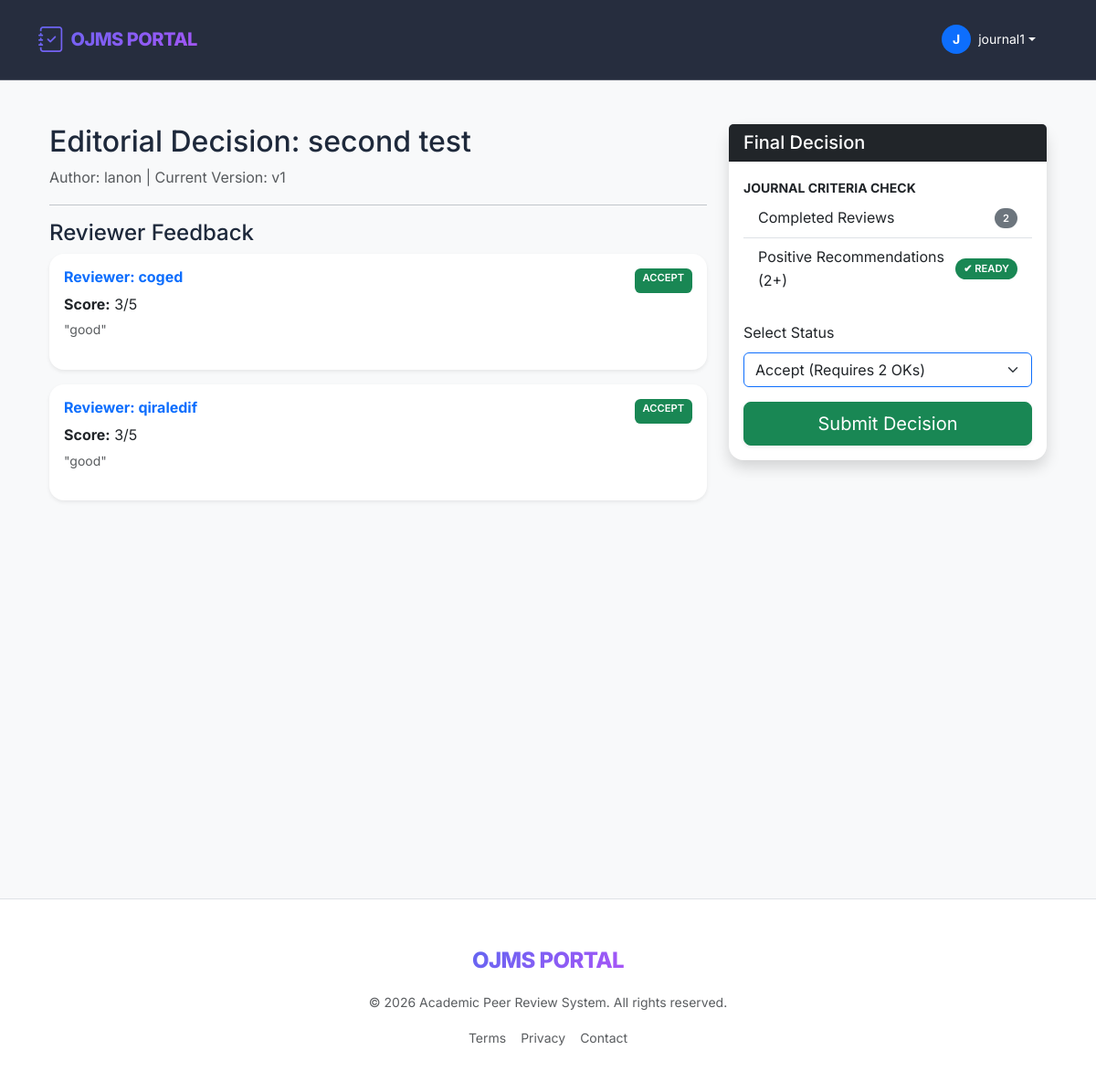
Page /submissions/decision/2/ (signed in) on the committed database.
### users/models.py (models this page shows, shortened)
class CustomUser(AbstractUser):
    ADMIN = 'ADMIN'
    EDITOR = 'EDITOR'
    REVIEWER = 'REVIEWER'
    AUTHOR = 'AUTHOR'
    ROLE_CHOICES = [
        (ADMIN, 'Administrator'),
        (EDITOR, 'Editor'),
        (REVIEWER, 'Reviewer'),
        (AUTHOR, 'Author'),
    ]
    role = models.CharField(max_length=10, choices=ROLE_CHOICES, default=AUTHOR)
    institution = models.CharField(max_length=255, blank=True, null=True)
    expertise = models.CharField(max_length=255, blank=True, null=True, help_text="Comma-separated areas of expertise")

### submissions/models.py (models this page shows, shortened)
class Manuscript(models.Model):
    SUBMITTED = 'SUBMITTED'
    UNDER_REVIEW = 'UNDER_REVIEW'
    DECISION_READY = 'DECISION_READY'
    ACCEPTED = 'ACCEPTED'
    REJECTED = 'REJECTED'
    REVISION_REQ = 'REVISION_REQ'
    STATUS_CHOICES = [
        (SUBMITTED, 'Submitted'),
        (UNDER_REVIEW, 'Under Review'),
        (DECISION_READY, 'Decision Ready'),
        (ACCEPTED, 'Accepted'),
        (REJECTED, 'Rejected'),
        (REVISION_REQ, 'Revision Required'),
    ]
    title = models.CharField(max_length=255)
    abstract = models.TextField()
    author = models.ForeignKey(
        settings.AUTH_USER_MODEL,
        on_delete=models.CASCADE,
        related_name='manuscripts'
    )
    file = models.FileField(upload_to='manuscripts/')
    version = models.IntegerField(default=1)
    status = models.CharField(max_length=20, choices=STATUS_CHOICES, default=SUBMITTED)
    submission_date = models.DateTimeField(auto_now_add=True)
    updated_at = models.DateTimeField(auto_now=True)
    editor = models.ForeignKey(
        settings.AUTH_USER_MODEL,
        on_delete=models.SET_NULL,
        null=True,
        blank=True,
        related_name='assigned_manuscripts',
        limit_choices_to={'role': 'EDITOR'}
    )
    class Meta:
        ordering = ['-submission_date']
    def is_ready_for_decision(self):
        positive_recommendations = ['ACCEPT', 'REVISE']
        ok_count = self.reviews.filter(
            status='COMPLETED',
            recommendation__in=positive_recommendations
        ).count()
        return ok_count >= 2

class Review(models.Model):
    PENDING = 'PENDING'
    COMPLETED = 'COMPLETED'
    STATUS_CHOICES = [
        (PENDING, 'Pending'),
        (COMPLETED, 'Completed'),
    ]
    manuscript = models.ForeignKey(Manuscript, on_delete=models.CASCADE, related_name='reviews')
    reviewer = models.ForeignKey(
        settings.AUTH_USER_MODEL,
        on_delete=models.CASCADE,
        limit_choices_to={'role': 'REVIEWER'}
    )
    comments = models.TextField(blank=True, null=True)
    score = models.IntegerField(choices=[(i, i) for i in range(1, 6)], blank=True, null=True)
    recommendation = models.CharField(
        max_length=20,
        choices=[('ACCEPT', 'Accept'), ('REJECT', 'Reject'), ('REVISE', 'Revise')],
        blank=True,
        null=True
    )
    date_assigned = models.DateTimeField(auto_now_add=True)
    date_submitted = models.DateTimeField(null=True, blank=True)
    status = models.CharField(max_length=10, choices=STATUS_CHOICES, default=PENDING)

### submissions/views.py (the view, shortened to what this page needs)
# urls.py: path('decision/<int:manuscript_id>/', views.editorial_decision, name='editorial_decision'),
@login_required
def editorial_decision(request, manuscript_id):
    if not (request.user.is_superuser or request.user.role == 'EDITOR'):
        return redirect('dashboard')
    manuscript = get_object_or_404(Manuscript, id=manuscript_id)
    reviews = manuscript.reviews.filter(status='COMPLETED')
    is_ready = manuscript.is_ready_for_decision()
    return render(request, 'submissions/editorial_decision.html', {
        'manuscript': manuscript,
        'reviews': reviews,
        'is_ready': is_ready
    })

### templates/submissions/editorial_decision.html (shortened to what this page needs)
{% extends 'base.html' %}
{% block content %}
<div class="container mt-4">
    <div class="row">
        <div class="col-md-8">
            <h2>Editorial Decision: {{ manuscript.title }}</h2>
            <p class="text-muted">Author: {{ manuscript.author.username }} | Current Version: v{{ manuscript.version }}</p>
            <hr>
            <h4>Reviewer Feedback</h4>
            {% for review in reviews %}
                <div class="card mb-3 border-left-primary shadow-sm">
                    <div class="card-body">
                        <div class="d-flex justify-content-between">
                            <h6 class="text-primary fw-bold">Reviewer: {{ review.reviewer.username }}</h6>
                            <span class="badge {% if review.recommendation == 'REJECT' %}bg-danger{% else %}bg-success{% endif %}">
                                {{ review.get_recommendation_display }}
                            </span>
                        </div>
                        <p class="mb-1"><strong>Score:</strong> {{ review.score }}/5</p>
                        <p class="text-muted italic small">"{{ review.comments|truncatechars:200 }}"</p>
                    </div>
                </div>
            {% empty %}
                <p class="alert alert-warning">No completed reviews yet.</p>
            {% endfor %}
        </div>
        <div class="col-md-4">
            <div class="card shadow">
                <div class="card-header bg-dark text-white">
                    <h5 class="mb-0">Final Decision</h5>
                </div>
                <div class="card-body">
                    <div class="mb-4">
                        <label class="small fw-bold text-uppercase">Journal Criteria Check</label>
                        <ul class="list-group list-group-flush">
                            <li class="list-group-item d-flex justify-content-between align-items-center">
                                Completed Reviews
                                <span class="badge bg-secondary rounded-pill">{{ reviews.count }}</span>
                            </li>
                            <li class="list-group-item d-flex justify-content-between align-items-center">
                                Positive Recommendations (2+)
                                {% if is_ready %}
                                    <span class="badge bg-success rounded-pill">✔ Ready</span>
                                {% else %}
                                    <span class="badge bg-danger rounded-pill">✘ Pending</span>
                                {% endif %}
                            </li>
                        </ul>
                    </div>
                    <form method="post">
                        <div class="mb-3">
                            <label class="form-label">Select Status</label>
                            <select name="decision" class="form-select border-primary">
                                <option value="ACCEPTED" {% if not is_ready %}disabled{% endif %}>Accept (Requires 2 OKs)</option>
                            </select>
                        </div>
                        <div class="d-grid">
                            <button type="submit" class="btn {% if is_ready %}btn-success{% else %}btn-primary{% endif %} btn-lg shadow-sm">
                                Submit Decision
                            </button>
                        </div>
                    </form>
                </div>
            </div>
        </div>
    </div>
</div>
{% endblock %}

### templates/base.html (shortened to what this page needs)
<!DOCTYPE html>
<html lang="en">
<head>
    <link rel="stylesheet" href="https://cdn.jsdelivr.net/npm/bootstrap-icons@1.11.3/font/bootstrap-icons.min.css">
    <link href="https://cdn.jsdelivr.net/npm/bootstrap@5.3.0/dist/css/bootstrap.min.css" rel="stylesheet">
    {% load static %}
    <link rel="stylesheet" href="{% static 'css/main.css' %}">
</head>
<body class="bg-light">
    <nav class="navbar navbar-expand-lg navbar-dark sticky-top mb-5">
        <div class="container">
            <a class="navbar-brand d-flex align-items-center" href="{% url 'landing' %}">
                <i class="bi bi-journal-check fs-3 me-2"></i>
                <span>OJMS PORTAL</span>
            </a>
            <div class="collapse navbar-collapse" id="navbarMain">
                <div class="navbar-nav ms-auto align-items-center">
                    {% if user.is_authenticated %}
                        <div class="nav-item dropdown me-3">
                            <a class="nav-link dropdown-toggle text-white d-flex align-items-center" href="#" role="button" data-bs-toggle="dropdown">
                                <div class="bg-primary rounded-circle me-2 d-flex align-items-center justify-content-center" style="width: 32px; height: 32px;">
                                    <span class="small fw-bold">{{ user.username|first|upper }}</span>
                                </div>
                                <span class="small">{{ user.username }}</span>
                            </a>
                        </div>
                    {% else %}
                        <a href="{% url 'login' %}" class="nav-link me-2 text-white">Login</a>
                        <a href="{% url 'register' %}" class="btn btn-primary btn-sm px-4 rounded-pill shadow-sm">Sign Up</a>
                    {% endif %}
                </div>
            </div>
        </div>
    </nav>
    <main class="container fade-in min-vh-100">
        {% block content %}{% endblock %}
    </main>
    <footer class="bg-white border-top mt-5 py-5">
        <div class="container text-center">
            <div class="mb-3">
                <a class="navbar-brand text-decoration-none fs-4" href="#">OJMS PORTAL</a>
            </div>
            <p class="text-muted small">&copy; 2026 Academic Peer Review System. All rights reserved.</p>
            <div class="d-flex justify-content-center gap-3">
                <a href="#" class="text-decoration-none text-muted small">Terms</a>
                <a href="#" class="text-decoration-none text-muted small">Privacy</a>
                <a href="#" class="text-decoration-none text-muted small">Contact</a>
            </div>
        </div>
    </footer>
</body>
</html>

### static/css/main.css (style rules this page uses)
:root { --primary-gradient: linear-gradient(135deg, #6366f1 0%, #a855f7 100%); --secondary-gradient: linear-gradient(135deg, #3b82f6 0%, #2dd4bf 100%); --card-shadow: 0 10px 15px -3px rgba(0, 0, 0, 0.1), 0 4px 6px -2px rgba(0, 0, 0, 0.05); --glass-bg: rgba(255, 255, 255, 0.8); --glass-border: rgba(255, 255, 255, 0.2); }
body { font-family: 'Inter', system-ui, -apple-system, sans-serif; background-color: #f8fafc; color: #1e293b; line-height: 1.6; }
.navbar { background: rgba(15, 23, 42, 0.9) !important; backdrop-filter: blur(10px); border-bottom: 1px solid var(--glass-border); padding: 1rem 0; }
.navbar-brand { font-weight: 800; letter-spacing: -0.025em; background: var(--primary-gradient); -webkit-background-clip: text; background-clip: text; -webkit-text-fill-color: transparent; }
.card { border: none; border-radius: 1rem; box-shadow: var(--card-shadow); transition: transform 0.2s ease, box-shadow 0.2s ease; }
.badge { padding: 0.5em 0.8em; border-radius: 0.4rem; font-weight: 600; text-transform: uppercase; font-size: 0.7rem; }
.fade-in { animation: fadeIn 0.8s ease-out; }

### rows in the picture
CustomUser: username|first "J", username "journal1"
Manuscript: title "second test", author.username "lanon", version "1"
Review: reviewer.username "coged", recommendation "ACCEPT", score "3", comments "good"
Review: reviewer.username "qiraledif", recommendation "ACCEPT", score "3", comments "good"

### other values in the picture
{{ reviews.count }} "2"
